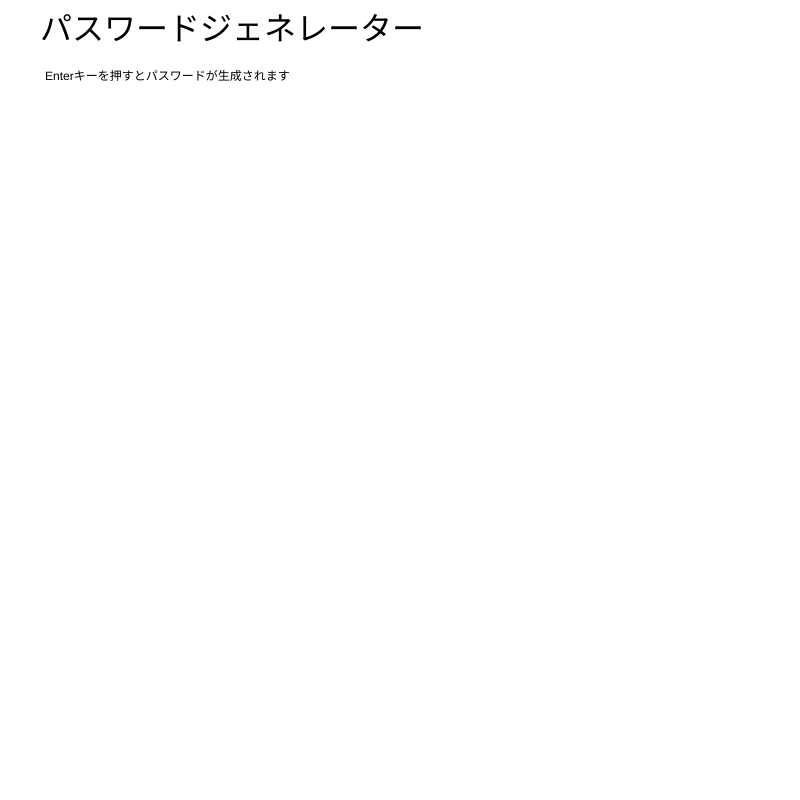
Frame 1 (no input)
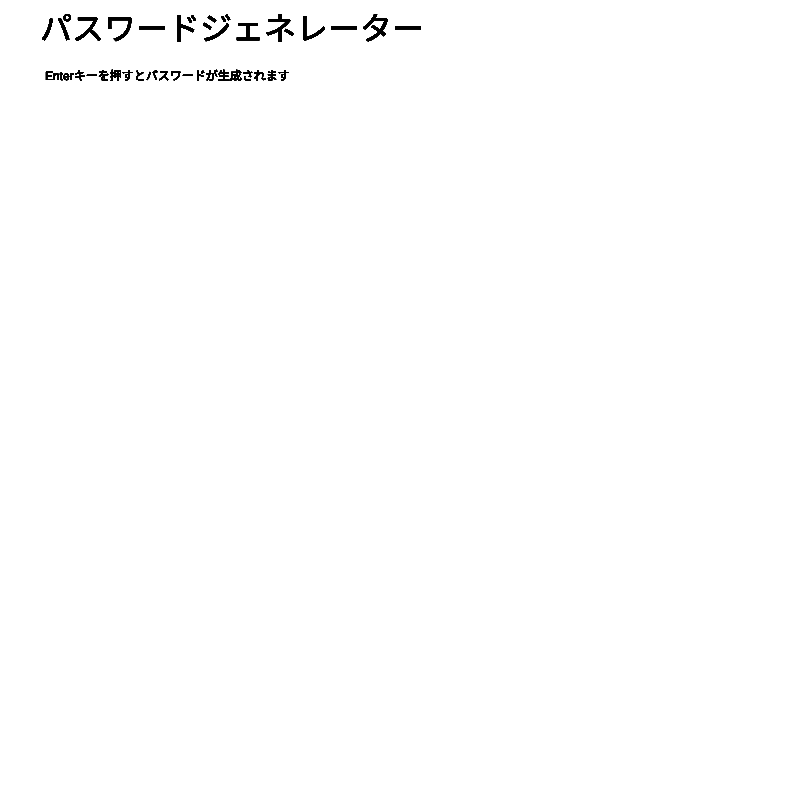
Frame 60 (no input)
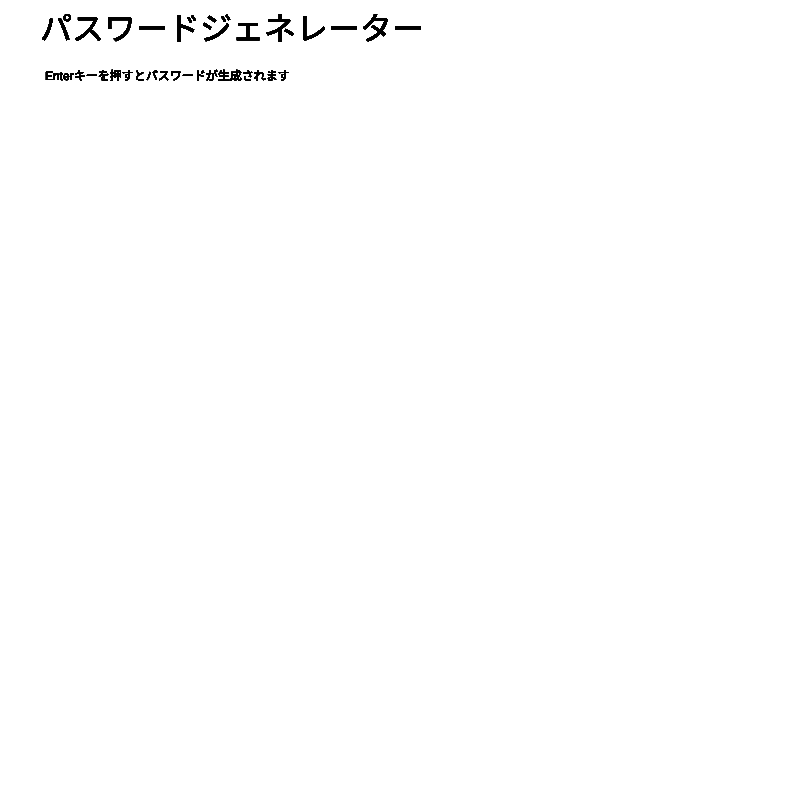
Frame 120 (the mouse pressed at the canvas centre since frame 60)

The p5.js sketch that drew these frames (run headless with seeded random() and noise() and a simulated clock; from frame 60 on, the mouse is pressed at the canvas centre):

// p5.js sketch
// ── sketch.js

let password = '';
const length = 2;
const charset ='abcdefghijklmnopqrstuvwxyz' + 'ABCDEFGHIJKLMNOPQRSTUVWXYZ' + '0123456789';

function setup() {
 createCanvas(800,800);
}

function draw() {
 textSize(32);
 text("パスワードジェネレーター", 40, 40);
 textSize(12);
 text("Enterキーを押すとパスワードが生成されます",45,80);
 if (keyIsDown(ENTER)) {
   passwordGenerator();
   balloon(password, 50, 120);
 }
}



function passwordGenerator() {
 for (let i = 0; i < length; i++) {
   password += charset[Math.floor(Math.random() * charset.length)];
 }
 const includeAllTypes =
   /[a-z]/.test(password) && /[A-Z]/.test(password) && /[0-9]/.test(password);
 return includeAllTypes ? password : passwordGenerator();
}

function balloon(t, x, y){
 let w = textWidth(t);
 let h = textAscent() + textDescent();
 let p = 10;
 fill(255);
 rect(x, y, w + p * 2, h + p * 2);
 fill(0);
 text(t, p + x, h + p + y);
}
